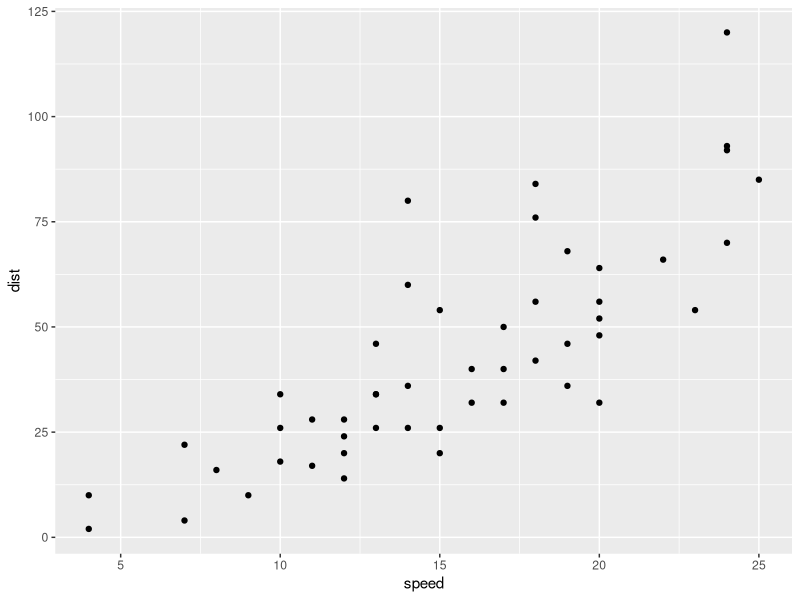
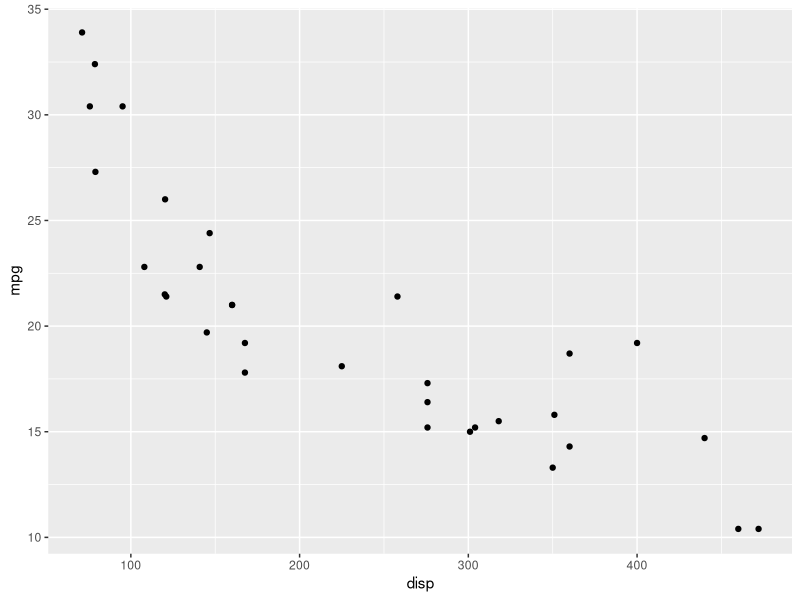
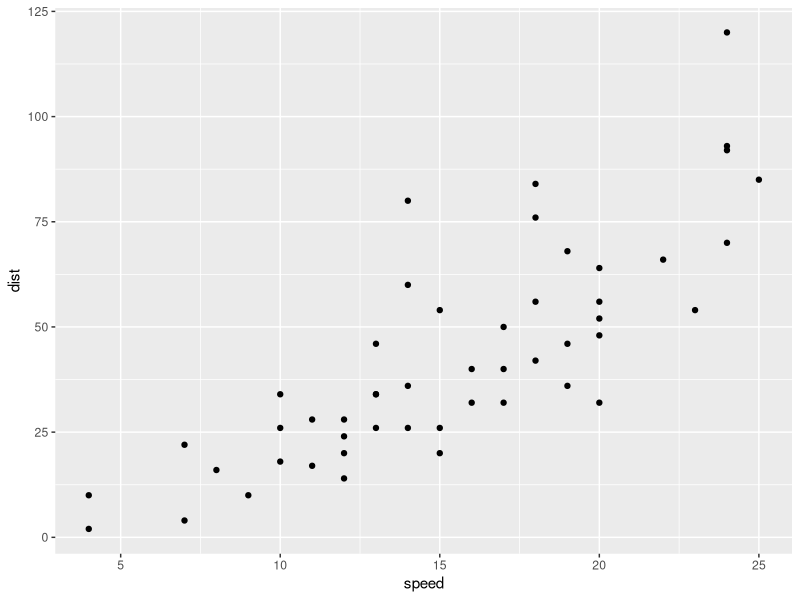
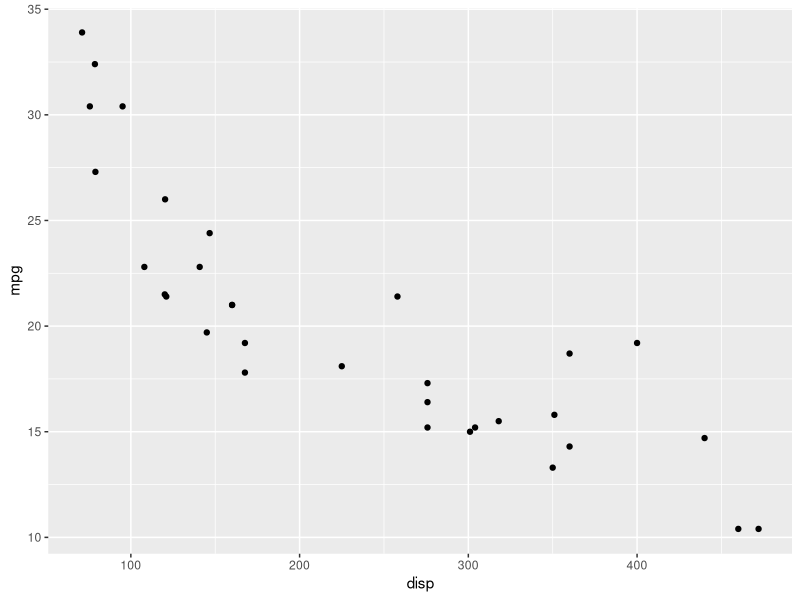
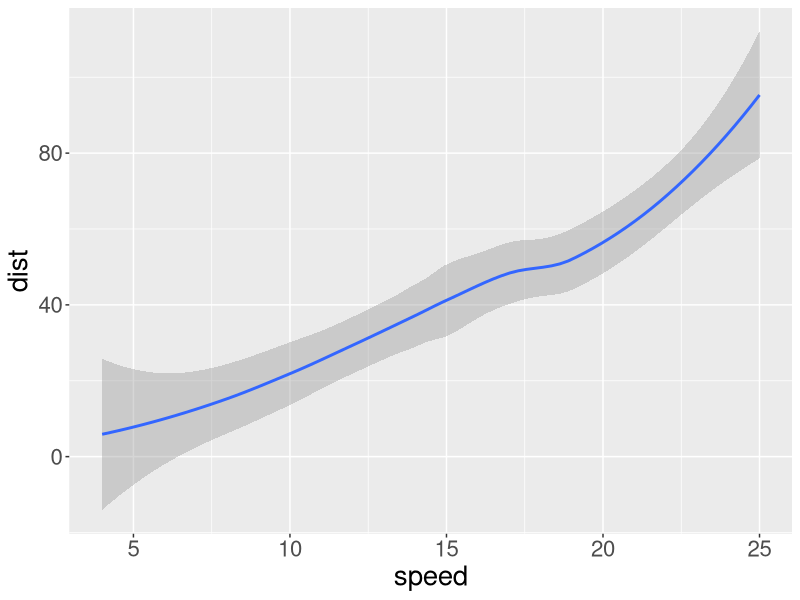
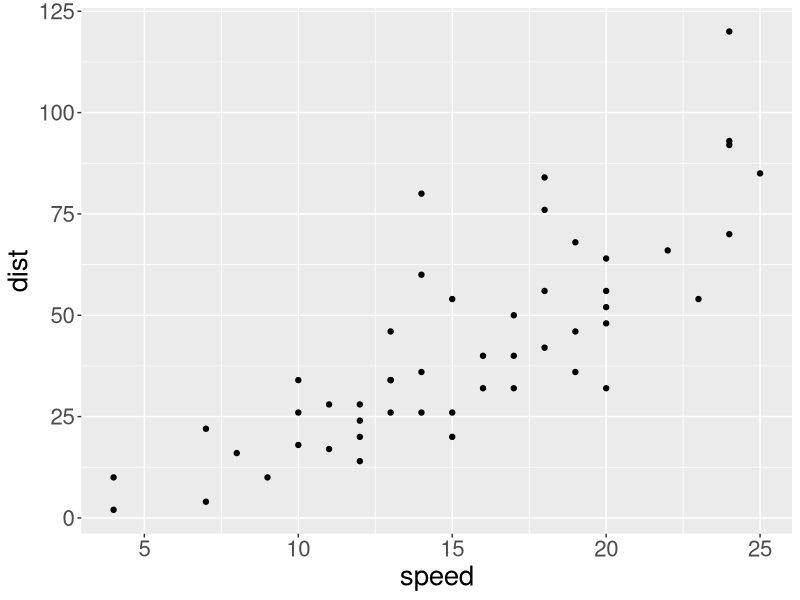
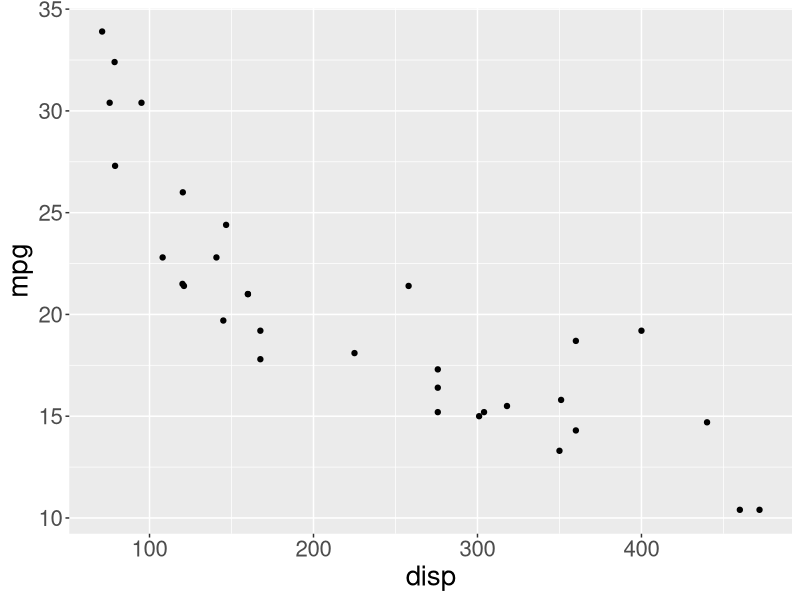
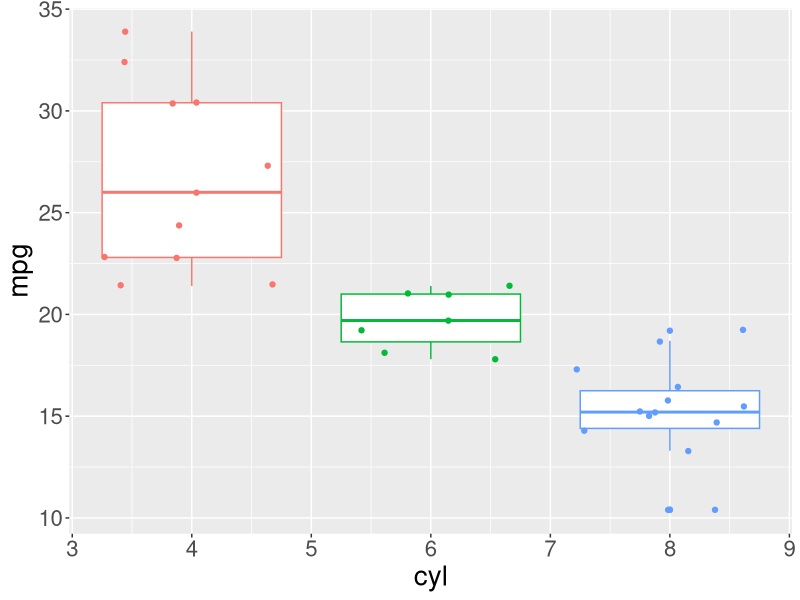

Recreate these plots in R, in order.
## ---- chunk 1
library(ggplot2)
library(dplyr)
## ---- chunk 2
#| echo: fenced
#| layout-ncol: 2
#| fig-cap: 
#|   - "Speed and Stopping Distances of Cars"
#|   - "Engine displacement and fuel efficiency in Cars"

cars %>% 
  ggplot(aes(x = speed, y = dist)) +
  geom_point()

mtcars %>% 
  ggplot(aes(x = disp, y = mpg)) +
  geom_point()
## ---- chunk 3
#| echo: fenced
#| label: fig-charts
#| fig-cap: Charts
#| fig-subcap: 
#|   - "Cars"
#|   - "mtcars"
#| layout-ncol: 2

cars %>% 
  ggplot(aes(x = speed, y = dist)) +
  geom_point()

mtcars %>% 
  ggplot(aes(x = disp, y = mpg)) +
  geom_point()
## ---- chunk 4
#| echo: fenced
#| layout: [[45,-10, 45], [50, 50]]
#| fig-height: 5
#| fig-align: center
#| message: false
#| warning: false
#| dpi: 300

cars %>% 
  ggplot(aes(x = speed, y = dist)) +
  geom_smooth() +
  theme(text = element_text(size = 20))

cars %>% 
  ggplot(aes(x = speed, y = dist)) +
  geom_point()+
  theme(text = element_text(size = 20))

mtcars %>% 
  ggplot(aes(x = disp, y = mpg)) +
  geom_point()+
  theme(text = element_text(size = 20))

mtcars %>% 
  ggplot(aes(x = cyl, y = mpg, group = cyl, color = factor(cyl))) +
  geom_boxplot() +
  geom_jitter() +
  theme(legend.position = "none")+
  theme(text = element_text(size = 20))

